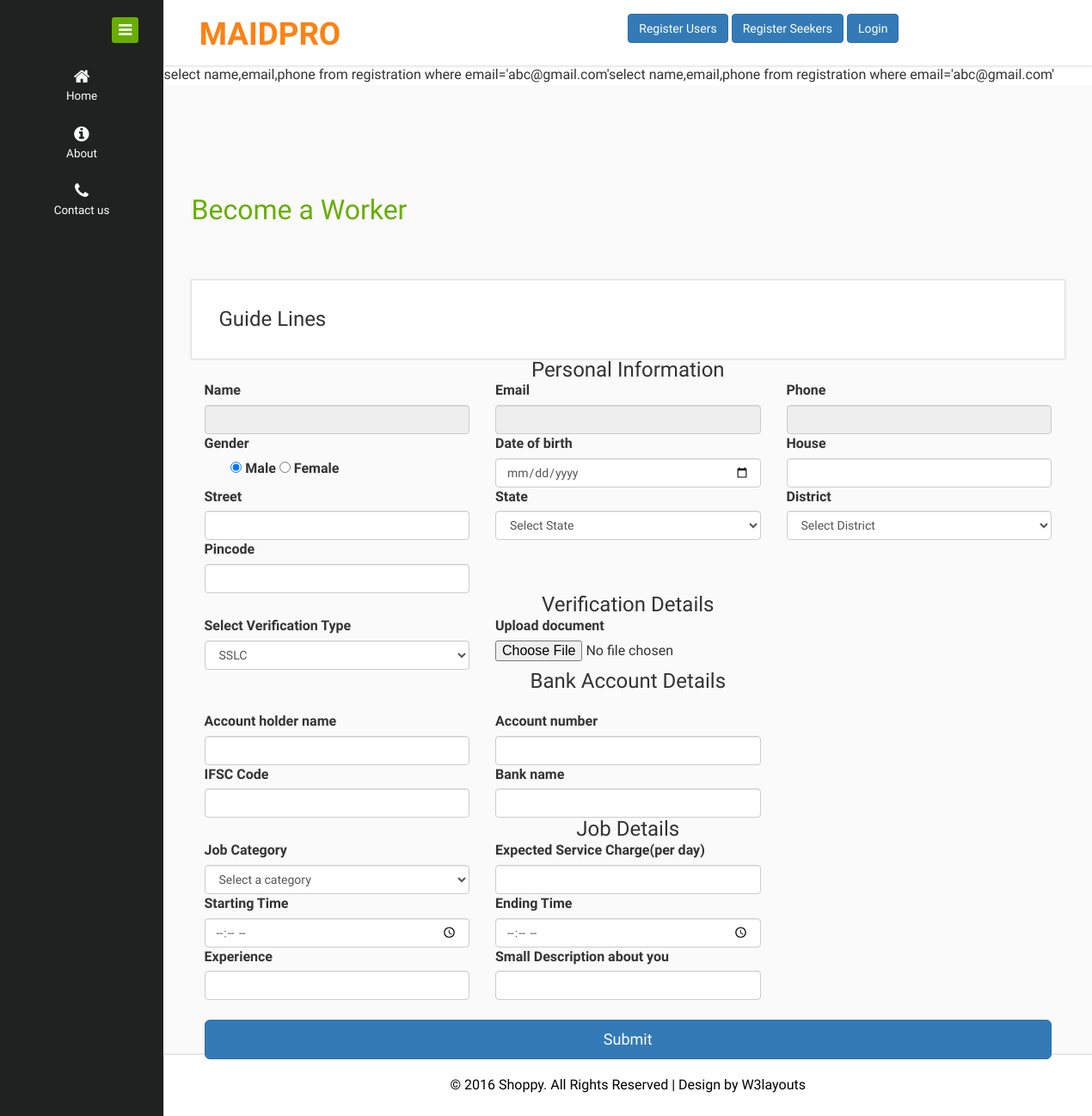
/adminverification.php?email=abc@gmail.com, run on an earlier commit of the app's database.
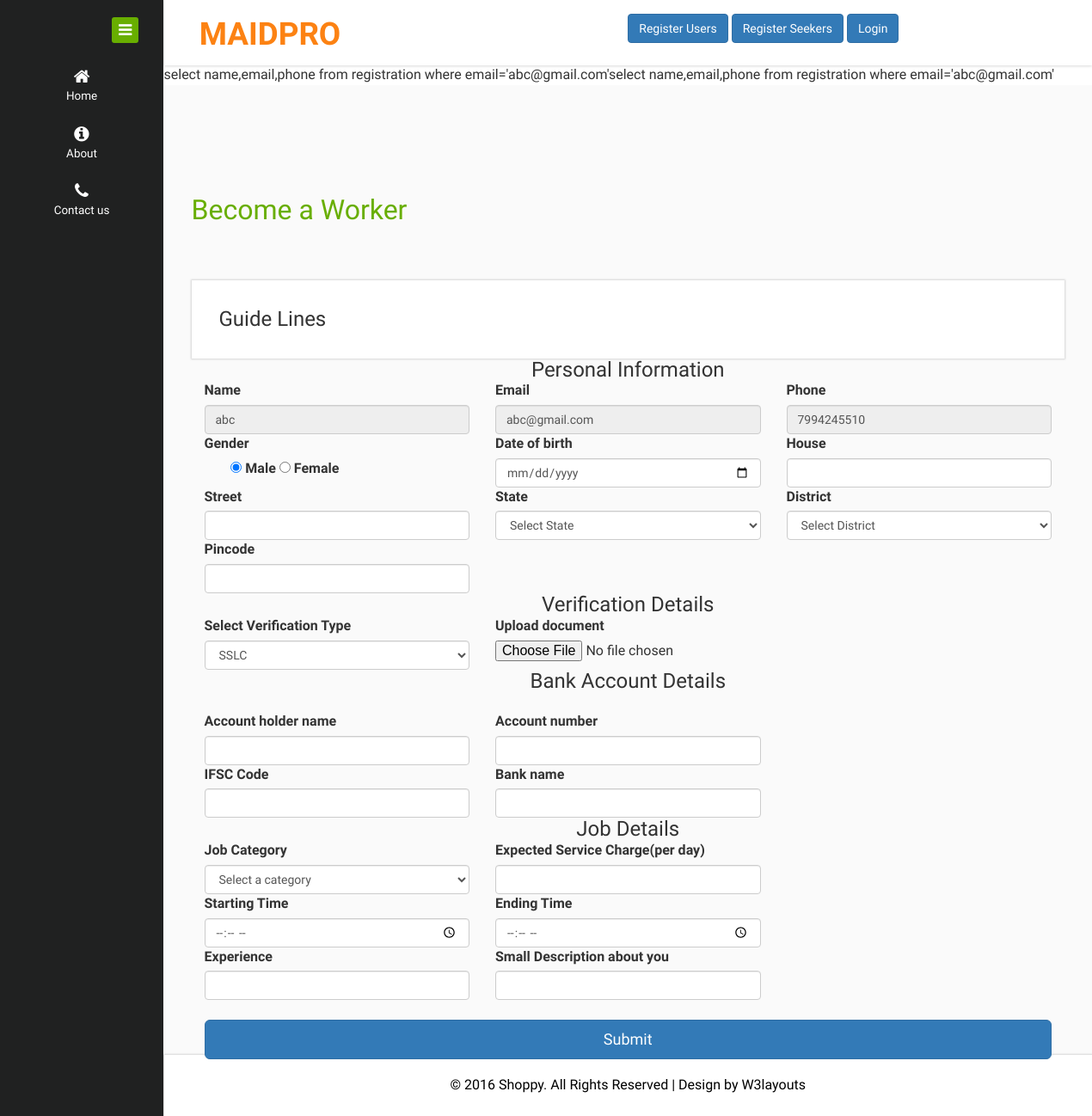
And on a later commit of the database.
### tables this page shows
CREATE TABLE `registration` (
  `user_id` int(11) NOT NULL,
  `email` varchar(50) NOT NULL,
  `name` varchar(30) NOT NULL,
  `phone` bigint(11) NOT NULL,
  `profile_pic` varchar(50) NOT NULL DEFAULT 'images/profile_pic.png',
  `house` varchar(30) NOT NULL,
  `place` varchar(30) NOT NULL,
  `district` varchar(30) NOT NULL,
  `state` varchar(30) NOT NULL,
  `pincode` int(10) NOT NULL,
  `gender` varchar(20) NOT NULL,
  `date_of_birth` varchar(20) NOT NULL
);

### adminverification.php (the view, shortened to what the changed rows need)
<?php
	include("header.php");
?>
<?php
include("dbconn.php");
$email=$_GET['email'];
$s="select name,email,phone from registration where email='$email'";
$r=mysqli_query($conn,$s);
$data=mysqli_fetch_assoc($r);
?>
<div class="inner-block">
    <div class="blank">
    	<h2>Become a Worker</h2>
    	<form method="POST" action="addworker.php" enctype="multipart/form-data">
<div class="col-md-4">
    <label for="inputEmail4" class="form-label">Name</label>
    <input type="text" class="form-control"  required=""  name="username" id="username" value="<?php echo $data['name'] ?>" readonly>
  </div>
  <div class="col-md-4">
    <label for="inputEmail4" class="form-label">Email</label>
    <input type="email" class="form-control" id="email" required=""  name="email" value="<?php echo $data['email'] ?>" readonly>
  </div>
  <div class="col-md-4">
    <label for="inputEmail4" class="form-label">Phone</label>
    <input type="text" class="form-control"  required="" name="phone" id="phone" value="<?php echo $data['phone'] ?>" readonly>
  </div>
 <h3 class="text-center">Bank Account Details</h3><br>
    	</form>
    </div>
</div>
<?php
	include("footer.php");
?>

What changed in the data, as far as the page shows it:
added registration: username "abc", email "abc@gmail.com", phone "7994245510"
